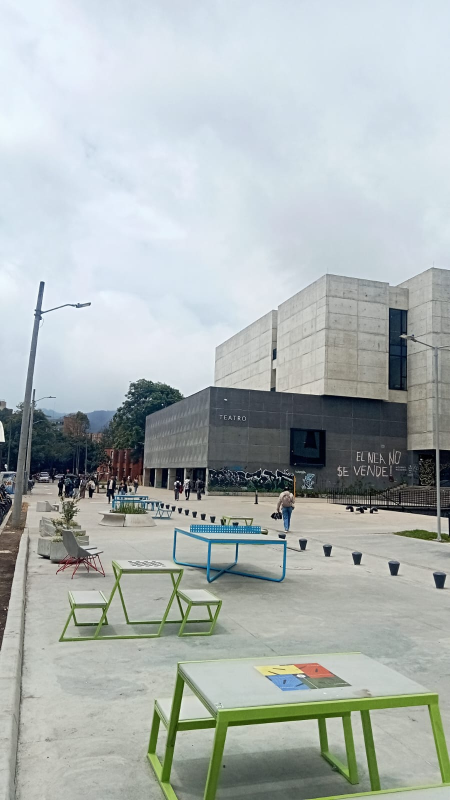
#> input picture sample_stitching/nea_1.jpeg, 900 x 1600 px (shown at 1/2 size); its folder holds 4 pictures in this run
$ python stitching_pipeline.py
#> lines starting #> are read from the running program, lines starting #| are printed output that depends on the picture
import cv2 as cv
import numpy as np
import time
import matplotlib.pyplot as plt
from pathlib import Path
import tempfile
import os

from stitching.images import Images
from stitching.feature_detector import FeatureDetector
from stitching.feature_matcher import FeatureMatcher
from stitching.subsetter import Subsetter
from stitching.camera_estimator import CameraEstimator
from stitching.camera_adjuster import CameraAdjuster
from stitching.camera_wave_corrector import WaveCorrector
from stitching.warper import Warper
from stitching.cropper import Cropper
from stitching.seam_finder import SeamFinder
from stitching.blender import Blender

# ============================================================
# Utilidades
# ============================================================

def brillo_medio(img):
    hsv = cv.cvtColor(img, cv.COLOR_BGR2HSV).astype(np.float32)
    return hsv[:, :, 2].mean()


def corregir_iluminacion(imagenes):

    brillos = [brillo_medio(img) for img in imagenes]
    brillo_global = np.mean(brillos)

    corregidas = []

    print("\nCorrección de iluminación:")

    for i, (img, b) in enumerate(zip(imagenes, brillos)):

        alpha = brillo_global / b
        alpha = float(np.clip(alpha, 0.7, 1.5))

        corregida = cv.convertScaleAbs(img, alpha=alpha, beta=0)

        corregidas.append(corregida)

        print(
            f"Imagen {i+1}: "
            f"{b:.1f} → "
            f"{brillo_medio(corregida):.1f}"
        )

    return corregidas


# ============================================================
# Pipeline
# ============================================================

def pipeline_desde_carpeta(
    carpeta='sample_stitching',
    detector='orb',
    nfeatures=2000,
    confidence_threshold=0.5
):

#> called with carpeta = 'sample_stitching', detector = 'orb', nfeatures = 2000, confidence_threshold = 0.5
    carpeta = Path(carpeta)

    extensiones = ['*.jpg', '*.jpeg', '*.png', '*.bmp']

    rutas = []

    for ext in extensiones:
        rutas.extend(carpeta.glob(ext))

    rutas = sorted(rutas)

    if len(rutas) < 2:
        print("Se necesitan mínimo 2 imágenes")
        return None

    rutas = [str(r.resolve()) for r in rutas]

    print("\nImágenes encontradas:")
    for r in rutas:
        print(" -", Path(r).name)

    # ========================================================
    # Carga imágenes
    # ========================================================

    imagenes = [cv.imread(r) for r in rutas]
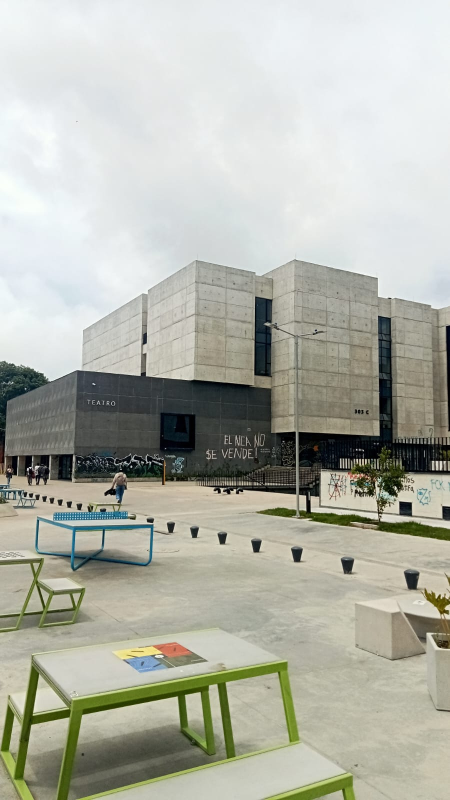
#> input picture sample_stitching/nea_2.jpeg, 900 x 1600 px (shown at 1/2 size)
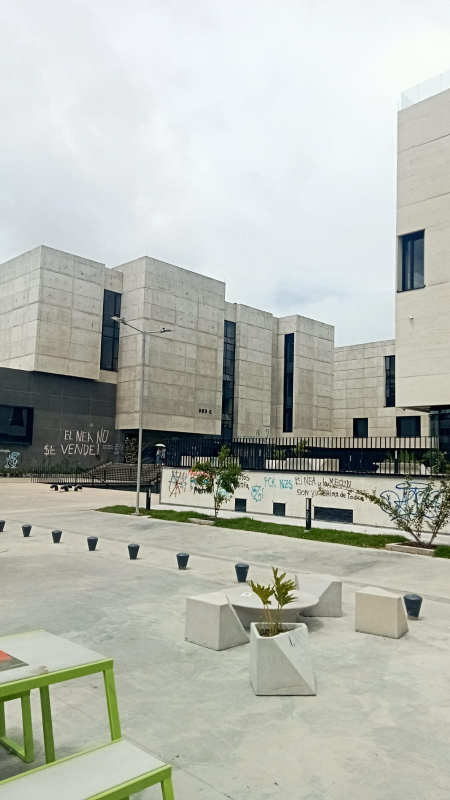
#> input picture sample_stitching/nea_3.jpeg, 900 x 1600 px (shown at 1/2 size)
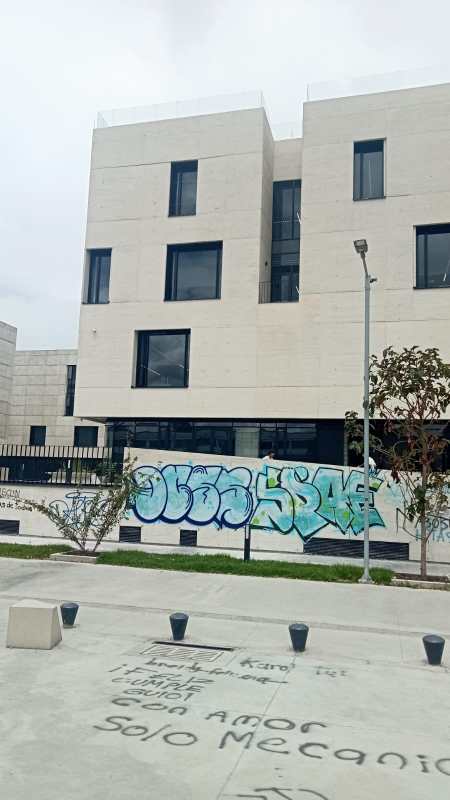
#> input picture sample_stitching/nea_4.jpeg, 900 x 1600 px (shown at 1/2 size)
#> imagenes = 4 items

    if any(img is None for img in imagenes):
        print("Error cargando imágenes")
        return None

    # ========================================================
    # Corrección iluminación
    # ========================================================

    imagenes_corr = corregir_iluminacion(imagenes)
#> in brillo_medio, img is the input picture: shape (1600, 900, 3); mean B, G, R 179.4, 180.3, 172.4
#> in brillo_medio (call 2), `hsv = cv.cvtColor(img, cv.COLOR_BGR2HSV).astype(np.float32)`:
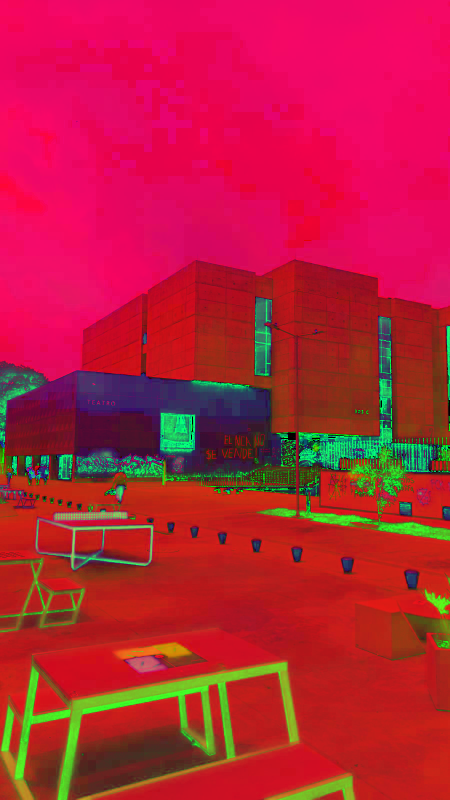
#> hsv: shape (1600, 900, 3) float32 (shown at 1/2 size); mean B, G, R 58.1, 32.8, 181.9
#> in brillo_medio, img is the input picture: shape (1600, 900, 3); mean B, G, R 169.1, 179.5, 177.6
#> in brillo_medio (call 3), `hsv = cv.cvtColor(img, cv.COLOR_BGR2HSV).astype(np.float32)`:
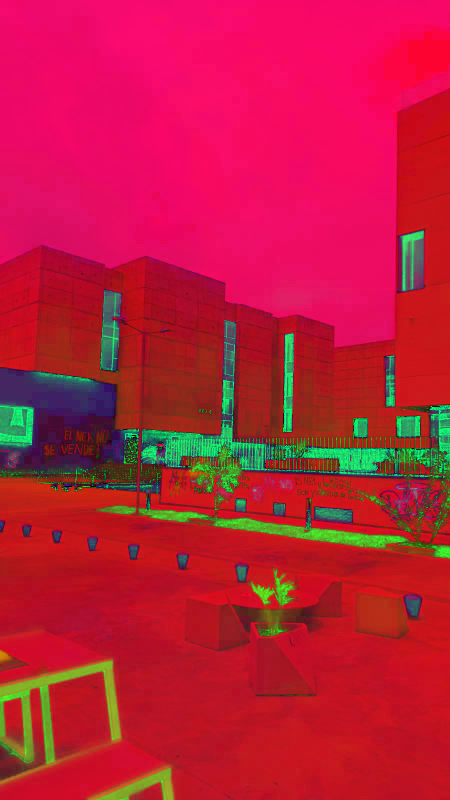
#> hsv: shape (1600, 900, 3) float32 (shown at 1/2 size); mean B, G, R 59.1, 29.1, 187.3
#> in brillo_medio, img is the input picture: shape (1600, 900, 3); mean B, G, R 177, 185.1, 181.6
#> in brillo_medio (call 4), `hsv = cv.cvtColor(img, cv.COLOR_BGR2HSV).astype(np.float32)`:
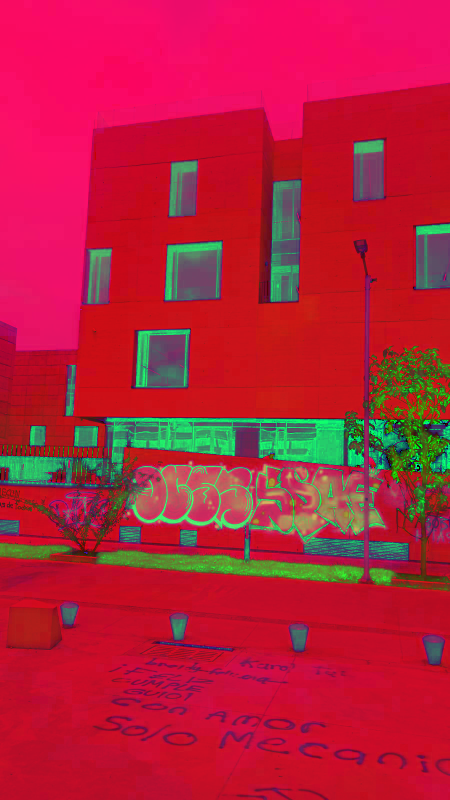
#> hsv: shape (1600, 900, 3) float32 (shown at 1/2 size); mean B, G, R 58.9, 32.6, 181.7
#> in brillo_medio, img is the input picture: shape (1600, 900, 3); mean B, G, R 174.5, 178.5, 172.4
#> in corregir_iluminacion, `brillos = [brillo_medio(img) for img in imagenes]`: brillos = [185.8, 181.9, 187.3, 181.6]
#> in corregir_iluminacion, `brillo_global = np.mean(brillos)`: brillo_global = 184.2
#> the loop in corregir_iluminacion, `for i, (img, b) in enumerate(zip(imagenes, brillos)): ` made 4 passes
#> (b, alpha) on passes 1 to 4: (185.8, 0.991), (181.9, 1.01), (187.3, 0.983), (181.6, 1.01)
#| Imagen 1: 185.8 → 184.1
#| Imagen 2: 181.9 → 184.2
#| Imagen 3: 187.3 → 184.2
#| Imagen 4: 181.6 → 184.3
#> after the loop in corregir_iluminacion, `for i, (img, b) in enumerate(zip(imagenes, brillos)):`: corregidas = 4 items
#> imagenes_corr = 4 items

    rutas_temp = []

    temp_dir = tempfile.gettempdir()

    for i, img in enumerate(imagenes_corr):

        ruta_tmp = os.path.join(
            temp_dir,
            f"stitch_corr_{i}.jpg"
        )

        cv.imwrite(ruta_tmp, img)

        rutas_temp.append(ruta_tmp)
#> this loop made 4 passes
#> after the loop, rutas_temp = 4 items

    print("\nImágenes temporales:")
    for r in rutas_temp:
        print(r)

    # ========================================================
    # Visualización imágenes corregidas
    # ========================================================

    fig, axes = plt.subplots(2, len(imagenes), figsize=(5*len(imagenes), 7))

    if len(imagenes) == 1:
        axes = np.array([[axes[0]], [axes[1]]])

    for i in range(len(imagenes)):

        axes[0, i].imshow(cv.cvtColor(imagenes[i], cv.COLOR_BGR2RGB))
        axes[0, i].set_title(f"Original {i+1}")
        axes[0, i].axis('off')

        axes[1, i].imshow(cv.cvtColor(imagenes_corr[i], cv.COLOR_BGR2RGB))
        axes[1, i].set_title(f"Corregida {i+1}")
        axes[1, i].axis('off')

    plt.tight_layout()
    plt.show(block=False)
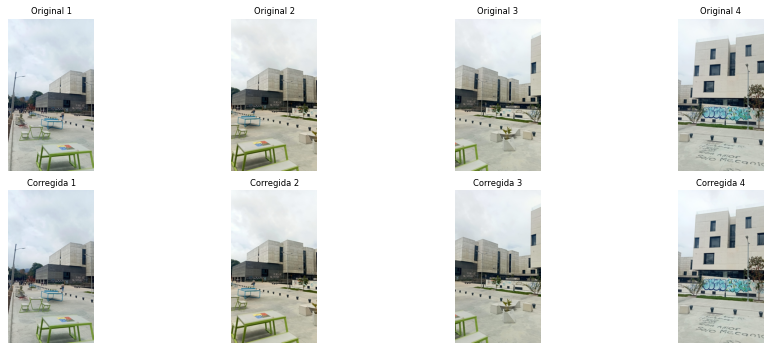
#> figure drawn by matplotlib, 8 panels
    plt.pause(0.1)

    # ========================================================
    # Pipeline stitching
    # ========================================================

    try:

        t_total = time.perf_counter()

        # ----------------------------------------------------
        # Resize
        # ----------------------------------------------------

#> (the run stopped early here; a loop or call above may not have finished)
